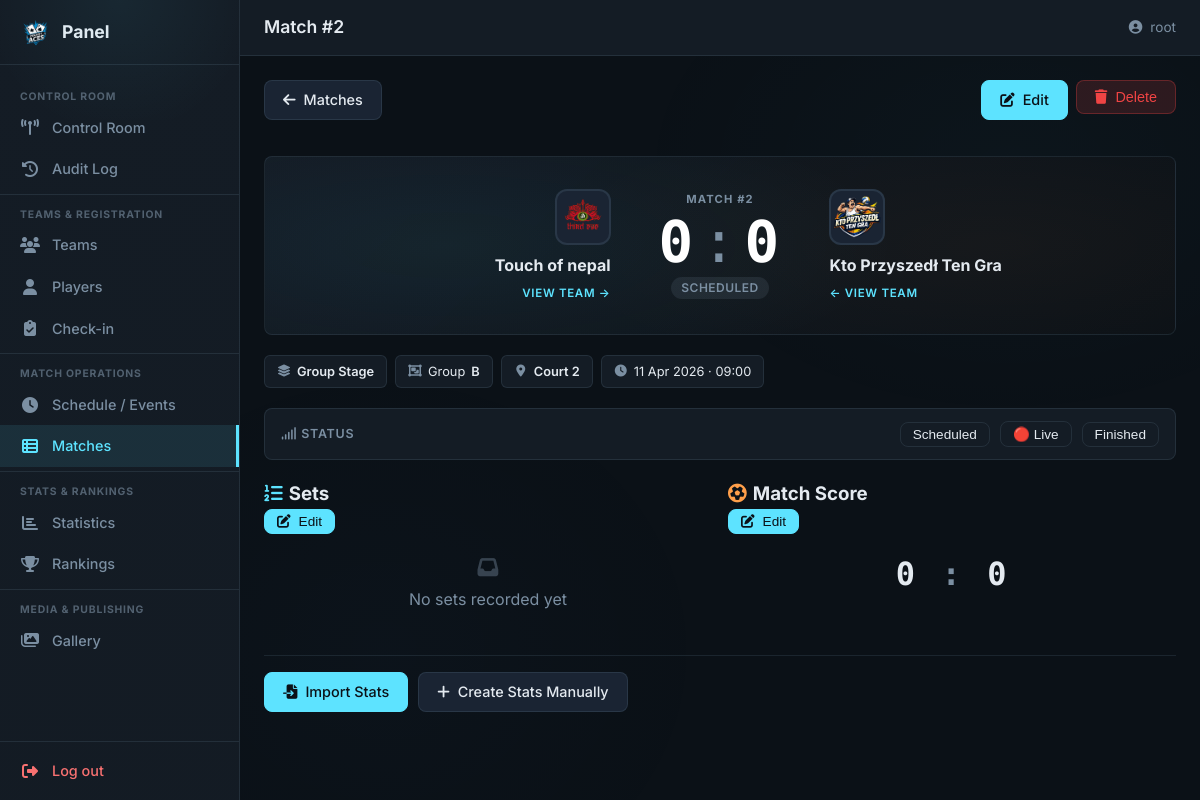
Page /panel/schedule/5/ (signed in) on the committed database.
### tournament/models.py (models this page shows, shortened)
class Match(models.Model):
    stage = models.CharField(max_length=20, choices=STAGE_CHOICES)
    group = models.CharField(max_length=1, blank=True, default="")
    court = models.IntegerField(choices=COURT_CHOICES)
    start_time = models.DateTimeField()
    team_a = models.ForeignKey(
        Team, on_delete=models.CASCADE, related_name="matches_as_home",
        null=True, blank=True,
    )
    team_b = models.ForeignKey(
        Team, on_delete=models.CASCADE, related_name="matches_as_away",
        null=True, blank=True,
    )
    placeholder_a = models.CharField(
        max_length=80, blank=True, default="",
        verbose_name="Placeholder A",
        help_text="e.g. '1st Group A', 'Winner QF1'",
    )
    placeholder_b = models.CharField(
        max_length=80, blank=True, default="",
        verbose_name="Placeholder B",
        help_text="e.g. '2nd Group B', 'Loser SF2'",
    )
    score_a = models.IntegerField(default=0)
    score_b = models.IntegerField(default=0)
    status = models.CharField(
        max_length=20, choices=MATCH_STATUS_CHOICES, default=MATCH_SCHEDULED
    )
    match_number = models.IntegerField(unique=True)
    stats_imported = models.BooleanField(default=False)
    stats_imported_at = models.DateTimeField(null=True, blank=True)
    class Meta:
        db_table = TABLE_MATCHES
        ordering = ["start_time", "court"]
        verbose_name_plural = "Matches"
    @property
    def display_name_a(self) -> str:
        if self.team_a:
            return self.team_a.name
        return self.placeholder_a or "TBD"
    @property
    def display_name_b(self) -> str:
        if self.team_b:
            return self.team_b.name
        return self.placeholder_b or "TBD"

class Team(models.Model):
    name = models.CharField(
        max_length=TEAM_NAME_MAX_LENGTH, unique=True, verbose_name="Team Name"
    )
    logo_path = models.CharField(
        max_length=LOGO_PATH_MAX_LENGTH, blank=True, null=True
    )
    league_level = models.CharField(
        max_length=50, choices=LEAGUE_LEVEL_CHOICES, default=LEAGUE_LEVEL_INDEPENDENT
    )
    group_name = models.CharField(
        max_length=GROUP_NAME_MAX_LENGTH, blank=True, null=True
    )
    cap_name = models.CharField(
        max_length=PERSON_NAME_MAX_LENGTH, verbose_name="Captain Name"
    )
    cap_surname = models.CharField(
        max_length=PERSON_NAME_MAX_LENGTH, verbose_name="Captain Surname"
    )
    cap_email = models.EmailField(max_length=EMAIL_MAX_LENGTH, unique=True)
    cap_phone = models.CharField(
        max_length=PHONE_MAX_LENGTH, unique=True, blank=True, null=True
    )
    payment_status = models.IntegerField(
        choices=PAYMENT_STATUS_CHOICES, default=PAYMENT_WAITING
    )
    blik_number = models.CharField(
        max_length=20, blank=True, default="", verbose_name="Assigned BLIK"
    )
    status = models.CharField(
        max_length=20, choices=TEAM_STATUS_CHOICES, default=TEAM_STATUS_REGISTERED,
        verbose_name="Registration Status",
    )
    checked_in = models.BooleanField(default=False, verbose_name="Checked In")
    roster_code = models.CharField(
        max_length=10, blank=True, default="", verbose_name="Roster Access Code",
    )
    created_at = models.DateTimeField(auto_now_add=True)
    class Meta:
        db_table = TABLE_TEAMS
        verbose_name = "Team"
        verbose_name_plural = "Teams"

### tournament/panel/match_views.py (the view, shortened to what this page needs)
# urls.py: path("schedule/<int:pk>/", match_detail_view, name="match_detail"),
@staff_member_required(login_url="/panel/login/")
def match_detail_view(request, pk):
    match = get_object_or_404(
        Match.objects.select_related("team_a", "team_b").prefetch_related("sets"),
        pk=pk,
    )
    game_sets = match.sets.all()
    player_stats_a = []
    player_stats_b = []
    team_stats_a = None
    team_stats_b = None
    stats_pairs = []
    if match.team_a_id or match.team_b_id:
        stats_pairs.append((match.display_name_a, player_stats_a, team_stats_a))
        stats_pairs.append((match.display_name_b, player_stats_b, team_stats_b))
    return render(request, "panel/match_detail.html", {
        "page_title": f"Match #{match.match_number}",
        "nav_section": "matches",
        "match": match,
        "game_sets": game_sets,
        "player_stats_a": player_stats_a,
        "player_stats_b": player_stats_b,
        "team_stats_a": team_stats_a,
        "team_stats_b": team_stats_b,
        "stats_pairs": stats_pairs,
    })

### tournament/templates/panel/match_detail.html (shortened to what this page needs)
{% extends "panel/base.html" %}
{% block content %}
<div class="pnl-detail">
  <div class="pnl-detail__header">
    <div>
      <a href="{% url 'panel:schedule' %}?view=table" class="pnl-btn md-back">
        <i class="fas fa-arrow-left"></i> Matches
      </a>
    </div>
    <div class="pnl-detail__actions">
      <a href="{% url 'panel:match_edit' pk=match.pk %}" class="pnl-btn pnl-btn--primary">
        <i class="fas fa-edit"></i> Edit
      </a>
      <form method="post" action="{% url 'panel:match_delete' pk=match.pk %}" style="display:inline;">
        <button type="submit" class="pnl-btn pnl-btn--danger" onclick="return confirm('Delete match #{{ match.match_number }}?')">
          <i class="fas fa-trash"></i> Delete
        </button>
      </form>
    </div>
  </div>
  <div class="md-scoreboard">
    <div class="md-team-side md-team-side--a">
      {% if match.team_a and match.team_a.logo_path %}
        <img src="/media/{{ match.team_a.logo_path }}" alt="" class="md-team-logo">
      {% else %}
        <div class="md-team-logo md-team-logo--placeholder"><i class="fas fa-shield-alt"></i></div>
      {% endif %}
      <div class="md-team-name">{{ match.display_name_a }}</div>
      {% if match.team_a %}
        <a href="{% url 'panel:team_detail' pk=match.team_a.pk %}" class="md-team-link">View team →</a>
      {% endif %}
    </div>
    <div class="md-score-center">
      <div class="md-match-num">Match #{{ match.match_number }}</div>
      <div class="md-score-big">{{ match.score_a }}<span>:</span>{{ match.score_b }}</div>
      <span class="pnl-badge pnl-badge--{% if match.status == 'FINISHED' %}green{% elif match.status == 'LIVE' %}red{% else %}gray{% endif %}">
        {{ match.get_status_display }}
      </span>
    </div>
    <div class="md-team-side md-team-side--b">
      {% if match.team_b and match.team_b.logo_path %}
        <img src="/media/{{ match.team_b.logo_path }}" alt="" class="md-team-logo">
      {% else %}
        <div class="md-team-logo md-team-logo--placeholder"><i class="fas fa-shield-alt"></i></div>
      {% endif %}
      <div class="md-team-name">{{ match.display_name_b }}</div>
      {% if match.team_b %}
        <a href="{% url 'panel:team_detail' pk=match.team_b.pk %}" class="md-team-link">← View team</a>
      {% endif %}
    </div>
  </div>
  <div class="md-chips">
    <div class="md-chip"><i class="fas fa-layer-group"></i> <strong>{{ match.get_stage_display }}</strong></div>
    {% if match.group %}<div class="md-chip"><i class="fas fa-object-group"></i> Group <strong>{{ match.group }}</strong></div>{% endif %}
    <div class="md-chip"><i class="fas fa-map-marker-alt"></i> <strong>{{ match.get_court_display }}</strong></div>
    <div class="md-chip"><i class="fas fa-clock"></i> {{ match.start_time|date:"d M Y · H:i" }}</div>
  </div>
  <div class="md-status-bar">
    <span class="md-status-bar__label"><i class="fas fa-signal"></i> Status</span>
    <form method="post" action="{% url 'panel:match_status_change' pk=match.pk %}" style="display:inline;">
      <button type="submit" class="pnl-btn pnl-btn--sm{% if match.status == 'SCHEDULED' %} pnl-btn--outline{% endif %}"
              {% if match.status == 'SCHEDULED' %}disabled{% endif %}>Scheduled</button>
    </form>
    <form method="post" action="{% url 'panel:match_status_change' pk=match.pk %}" style="display:inline;">
      <button type="submit" class="pnl-btn pnl-btn--sm{% if match.status == 'LIVE' %} pnl-btn--danger{% else %} pnl-btn--outline{% endif %}"
              {% if match.status == 'LIVE' %}disabled{% endif %}>🔴 Live</button>
    </form>
    <form method="post" action="{% url 'panel:match_status_change' pk=match.pk %}" style="display:inline;">
      <button type="submit" class="pnl-btn pnl-btn--sm{% if match.status == 'FINISHED' %} pnl-btn--primary{% else %} pnl-btn--outline{% endif %}"
              {% if match.status == 'FINISHED' %}disabled{% endif %}>Finished</button>
    </form>
  </div>
  <div class="md-grid-2">
    <div class="pnl-card">
      <div class="pnl-card__header">
        <h3><i class="fas fa-list-ol" style="color:var(--pnl-accent);margin-right:6px;"></i>Sets</h3>
        <button type="button" id="btnEditSets" class="pnl-btn pnl-btn--sm pnl-btn--primary">
          <i class="fas fa-edit"></i> Edit
        </button>
      </div>
      <div class="pnl-card__body">
        <div id="setsDisplay">
          {% if game_sets %}
          <table class="pnl-table pnl-table--compact">
            <thead><tr><th>Set</th><th>{{ match.display_name_a }}</th><th>{{ match.display_name_b }}</th></tr></thead>
            <tbody>
              {% for s in game_sets %}
              <tr>
                <td style="color:var(--pnl-muted);font-weight:600;">{{ s.set_number }}</td>
                <td{% if s.score_a > s.score_b %} style="font-weight:700;color:var(--pnl-green)"{% endif %}>{{ s.score_a }}</td>
                <td{% if s.score_b > s.score_a %} style="font-weight:700;color:var(--pnl-green)"{% endif %}>{{ s.score_b }}</td>
              </tr>
              {% endfor %}
            </tbody>
          </table>
          {% else %}
          <p style="color:var(--pnl-muted);text-align:center;padding:1.5rem 0;">
            <i class="fas fa-inbox" style="display:block;font-size:1.3rem;margin-bottom:.5rem;opacity:.4;"></i>
            No sets recorded yet
          </p>
          {% endif %}
        </div>
      </div>
    </div>
    <div class="pnl-card">
      <div class="pnl-card__header">
        <h3><i class="fas fa-futbol" style="color:var(--pnl-orange);margin-right:6px;"></i>Match Score</h3>
        <button type="button" id="btnEditScore" class="pnl-btn pnl-btn--sm pnl-btn--primary">
          <i class="fas fa-edit"></i> Edit
        </button>
      </div>
      <div class="pnl-card__body">
        <div id="scoreDisplay" style="text-align:center;padding:1rem 0;">
          <span style="font-family:var(--pnl-font-mono);font-size:2rem;font-weight:700;letter-spacing:.05em;">
            {{ match.score_a }} <span style="color:var(--pnl-muted);margin:0 4px;">:</span> {{ match.score_b }}
          </span>
        </div>
      </div>
    </div>
  </div>
  <div class="md-actions">
    {% if match.stats_imported %}
    <a href="{% url 'panel:stats_detail' pk=match.pk %}" class="pnl-btn">
      <i class="fas fa-chart-bar"></i> View Full Stats
    </a>
    <a href="{% url 'panel:stats_edit' pk=match.pk %}" class="pnl-btn pnl-btn--primary">
      <i class="fas fa-edit"></i> Edit Stats
    </a>
    {% else %}
    <a href="{% url 'panel:stats_import' pk=match.pk %}" class="pnl-btn pnl-btn--primary">
      <i class="fas fa-file-import"></i> Import Stats
    </a>
    <a href="{% url 'panel:stats_manual_create' pk=match.pk %}" class="pnl-btn">
      <i class="fas fa-plus"></i> Create Stats Manually
    </a>
    {% endif %}
  </div>
</div>
{% endblock %}

### tournament/templates/panel/base.html (shortened to what this page needs)
{% load static %}
<!DOCTYPE html>
<html lang="en">
<head>
  <link rel="stylesheet" href="{% static 'css/panel.css' %}">
  <link rel="stylesheet" href="https://cdnjs.cloudflare.com/ajax/libs/font-awesome/6.4.0/css/all.min.css">
</head>
<body class="pnl">
  <aside class="pnl-sidebar" id="pnlSidebar">
    <div class="pnl-sidebar__header">
      <img src="{% static 'assets/logo.png' %}" alt="PA" class="pnl-sidebar__logo">
      <span class="pnl-sidebar__brand">Panel</span>
    </div>
    <nav class="pnl-sidebar__nav">
      <div class="pnl-nav-zone">
        <span class="pnl-nav-zone__label">Control Room</span>
        <a href="{% url 'panel:dashboard' %}"
           class="pnl-nav-item{% if nav_section == 'dashboard' %} active{% endif %}">
          <i class="fas fa-tower-broadcast"></i><span>Control Room</span>
        </a>
        <a href="{% url 'panel:audit' %}"
           class="pnl-nav-item{% if nav_section == 'audit' %} active{% endif %}">
          <i class="fas fa-clock-rotate-left"></i><span>Audit Log</span>
        </a>
      </div>
      <div class="pnl-nav-zone">
        <span class="pnl-nav-zone__label">Teams &amp; Registration</span>
        <a href="{% url 'panel:teams' %}"
           class="pnl-nav-item{% if nav_section == 'teams' %} active{% endif %}">
          <i class="fas fa-users"></i><span>Teams</span>
        </a>
        <a href="{% url 'panel:players' %}"
           class="pnl-nav-item{% if nav_section == 'players' %} active{% endif %}">
          <i class="fas fa-user"></i><span>Players</span>
        </a>
        <a href="{% url 'panel:checkin' %}"
           class="pnl-nav-item{% if nav_section == 'checkin' %} active{% endif %}">
          <i class="fas fa-clipboard-check"></i><span>Check-in</span>
        </a>
      </div>
      <div class="pnl-nav-zone">
        <span class="pnl-nav-zone__label">Match Operations</span>
        <a href="{% url 'panel:schedule' %}?view=grid"
           class="pnl-nav-item{% if nav_section == 'schedule' %} active{% endif %}">
          <i class="fas fa-clock"></i><span>Schedule / Events</span>
        </a>
        <a href="{% url 'panel:schedule' %}?view=table"
           class="pnl-nav-item{% if nav_section == 'matches' %} active{% endif %}">
          <i class="fas fa-table-list"></i><span>Matches</span>
        </a>
      </div>
      <div class="pnl-nav-zone">
        <span class="pnl-nav-zone__label">Stats &amp; Rankings</span>
        <a href="{% url 'panel:stats' %}"
           class="pnl-nav-item{% if nav_section == 'stats' %} active{% endif %}">
          <i class="fas fa-chart-bar"></i><span>Statistics</span>
        </a>
        <a href="{% url 'panel:rankings' %}"
           class="pnl-nav-item{% if nav_section == 'rankings' %} active{% endif %}">
          <i class="fas fa-trophy"></i><span>Rankings</span>
        </a>
      </div>
      <div class="pnl-nav-zone">
        <span class="pnl-nav-zone__label">Media &amp; Publishing</span>
        <a href="{% url 'panel:gallery' %}"
           class="pnl-nav-item{% if nav_section == 'gallery' %} active{% endif %}">
          <i class="fas fa-images"></i><span>Gallery</span>
        </a>
      </div>
    </nav>
    <div class="pnl-sidebar__footer">
      <a href="{% url 'panel:logout' %}" class="pnl-nav-item pnl-nav-item--logout">
        <i class="fas fa-sign-out-alt"></i><span>Log out</span>
      </a>
    </div>
  </aside>
  <div class="pnl-main">
    <header class="pnl-topbar">
      <h1 class="pnl-topbar__title">{{ page_title }}</h1>
      <div class="pnl-topbar__user">
        <i class="fas fa-user-circle"></i>
        <span>{{ request.user.username }}</span>
      </div>
    </header>
    <main class="pnl-content">
      {% block content %}{% endblock %}
    </main>
  </div>
</body>
</html>

### rows in the picture
Match: team_a.logo_path (picture), display_name_a "Touch of nepal", match_number "2", score_a "0", score_b "0", status "SCHEDULED", team_b.logo_path (picture), display_name_b "Kto Przyszedł Ten Gra", stage "Group Stage", group "B", court "Court 2", start_time "11 Apr 2026 · 09:00"

### other values in the picture
{{ page_title }} "Match #2"
{{ request.user.username }} "root"
